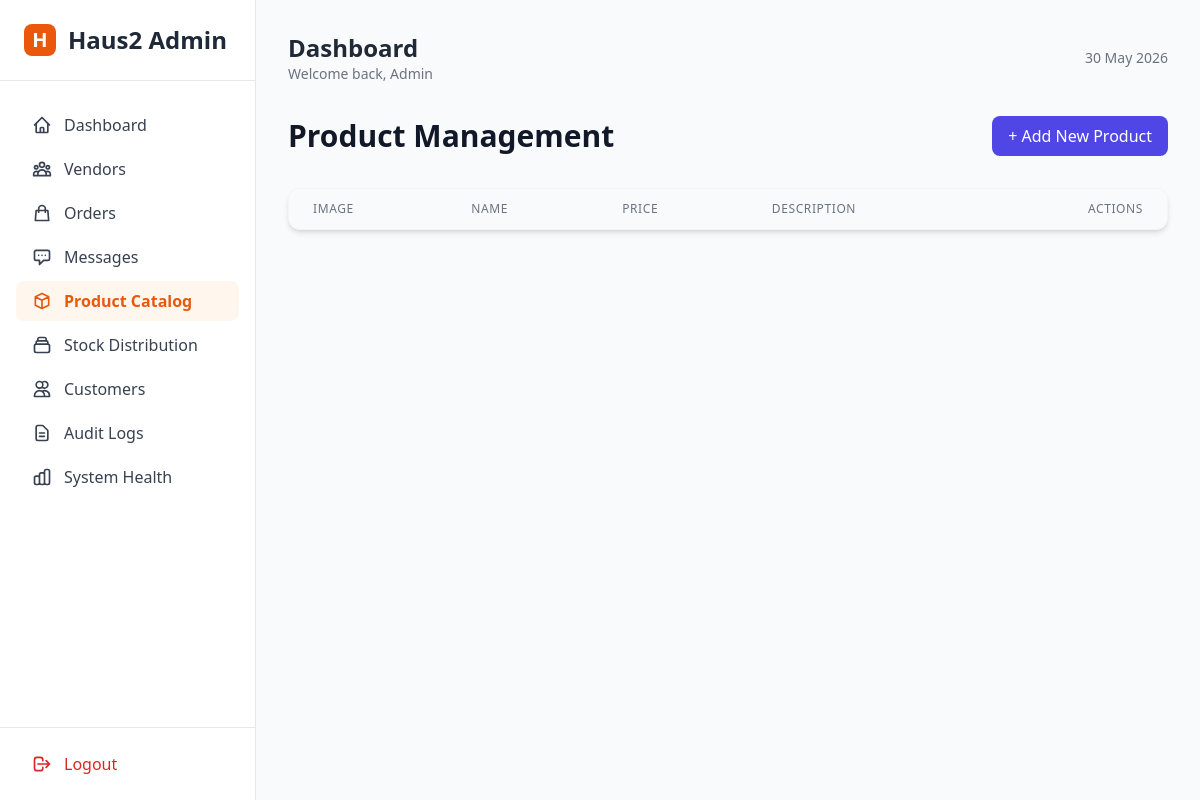
/web-admin/products (signed in), run on an earlier commit of the app's database.
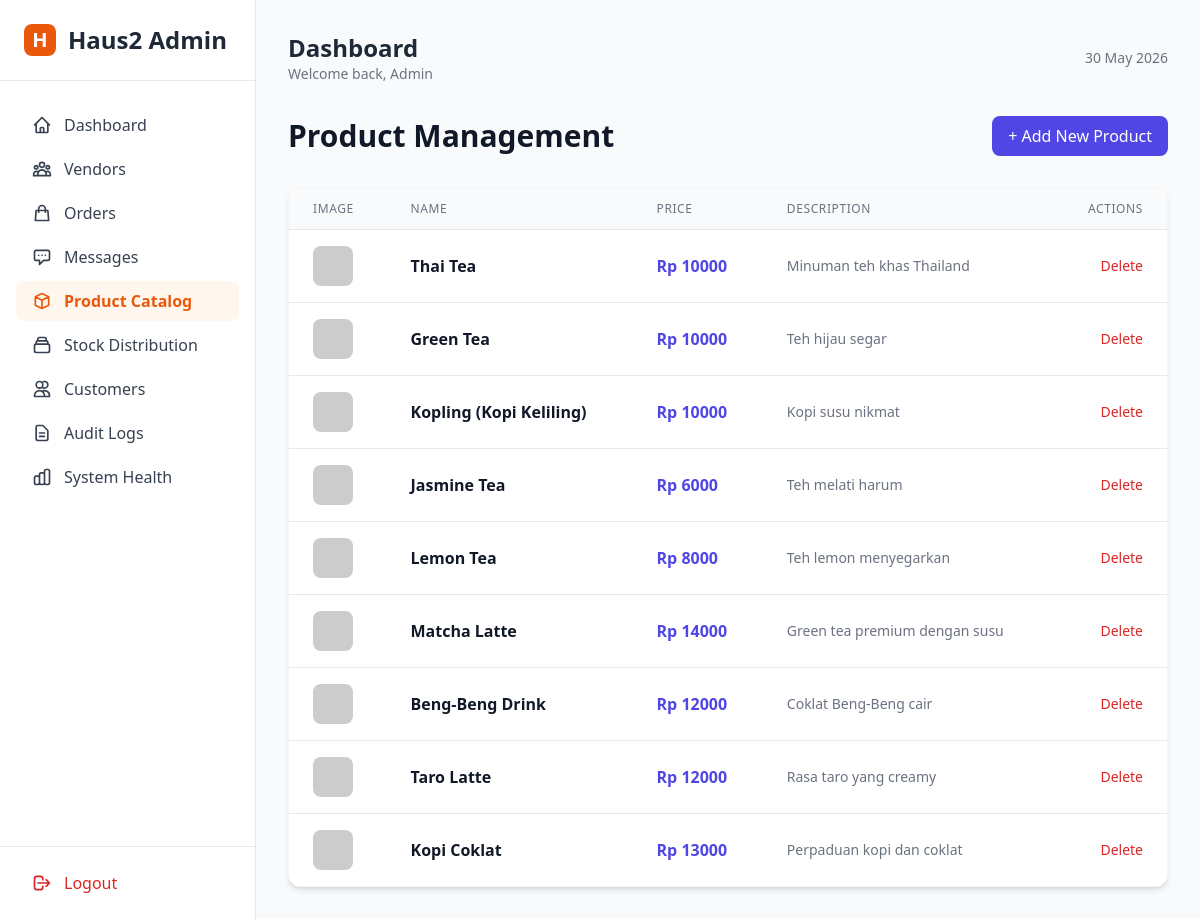
And on a later commit of the database.
### app/models.py (models this page shows, shortened)
class Product(db.Model, SerializerMixin):
    __tablename__ = 'products'
    id = db.Column(db.Integer, primary_key=True)
    name = db.Column(db.String(100), nullable=False)
    description = db.Column(db.Text, nullable=True)
    category = db.Column(db.String(50), nullable=True, default='Haus!') # Added for branding/grouping
    price = db.Column(db.Integer, nullable=False) # In IDR
    image_url = db.Column(db.String(255), nullable=True)
    stocks = db.relationship('DailyStock', backref='product', cascade='all, delete-orphan', lazy=True)
    order_items = db.relationship('OrderItem', backref='product', cascade='all, delete-orphan', lazy=True)
    serialize_only = ('id', 'name', 'description', 'category', 'price', 'image_url')

### app/web_admin.py (the view, shortened to what this page needs)
@web_admin_bp.route('/products', methods=['GET', 'POST'])
def products():
    if 'admin_id' not in session:
        return redirect(url_for(LOGIN_ROUTE))
    all_products = Product.query.all()
    return render_template('admin/products.html', products=all_products)

### app/web_admin.py (called while the page is built)
@web_admin_bp.context_processor
def inject_globals():
    try:
        pending_vendors = User.query.filter_by(role='vendor', is_verified=False).count()
        unread_messages = 0
        admin_id = session.get('admin_id')
        if admin_id:
            unread_messages = ChatMessage.query.filter_by(receiver_id=admin_id, is_read=False).count()
        return {
            'now': datetime.now(timezone.utc),
            'pending_vendor_count': pending_vendors,
            'unread_msg_count': unread_messages
        }
    except:
        return {'now': datetime.now(), 'pending_vendor_count': 0, 'unread_msg_count': 0}

### app/templates/admin/products.html (shortened to what this page needs)
{% extends "base.html" %}
{% block content %}
<div class="space-y-8">
    <div class="flex justify-between items-center">
        <h1 class="text-3xl font-extrabold text-gray-900">Product Management</h1>
        <button onclick="document.getElementById('addProductModal').classList.remove('hidden')" class="bg-indigo-600 text-white px-4 py-2 rounded-lg hover:bg-indigo-700 transition">
            + Add New Product
        </button>
    </div>
    <div class="bg-white shadow-md rounded-xl overflow-hidden border border-gray-100">
        <table class="min-w-full divide-y divide-gray-200">
            <thead class="bg-gray-50">
                <tr>
                    <th class="px-6 py-3 text-left text-xs font-medium text-gray-500 uppercase tracking-wider">Image</th>
                    <th class="px-6 py-3 text-left text-xs font-medium text-gray-500 uppercase tracking-wider">Name</th>
                    <th class="px-6 py-3 text-left text-xs font-medium text-gray-500 uppercase tracking-wider">Price</th>
                    <th class="px-6 py-3 text-left text-xs font-medium text-gray-500 uppercase tracking-wider">Description</th>
                    <th class="px-6 py-3 text-right text-xs font-medium text-gray-500 uppercase tracking-wider">Actions</th>
                </tr>
            </thead>
            <tbody class="bg-white divide-y divide-gray-200">
                {% for product in products %}
                <tr>
                    <td class="px-6 py-4 whitespace-nowrap">
                        <img src="{{ product.image_url or 'https://via.placeholder.com/50' }}" class="h-10 w-10 rounded-lg object-cover">
                    </td>
                    <td class="px-6 py-4 whitespace-nowrap font-bold text-gray-900">{{ product.name }}</td>
                    <td class="px-6 py-4 whitespace-nowrap text-indigo-600 font-semibold">Rp {{ product.price }}</td>
                    <td class="px-6 py-4 text-sm text-gray-500">{{ product.description[:50] }}{% if product.description|length > 50 %}...{% endif %}</td>
                    <td class="px-6 py-4 whitespace-nowrap text-right text-sm font-medium">
                        <form action="{{ url_for('web_admin.delete_product', id=product.id) }}" method="POST" onsubmit="return confirm('Delete this product?')">
                            <button type="submit" class="text-red-600 hover:text-red-900">Delete</button>
                        </form>
                    </td>
                </tr>
                {% endfor %}
            </tbody>
        </table>
    </div>
</div>
{% endblock %}

### app/templates/base.html (shortened to what this page needs)
<!DOCTYPE html>
<html lang="en">
<head>
    <script src="https://cdn.tailwindcss.com"></script>
    <link rel="stylesheet" href="https://unpkg.com/leaflet@1.9.4/dist/leaflet.css" />
</head>
<body class="bg-gray-50 font-sans">
    {% if session.get('admin_id') %}
    <div class="flex">
        <aside id="sidebar" class="fixed inset-y-0 left-0 bg-white border-r w-64 transform -translate-x-full lg:translate-x-0 transition-transform duration-300 ease-in-out z-40">
            <div class="h-full flex flex-col">
                <div class="px-6 py-6 border-b flex items-center">
                    <div class="w-8 h-8 bg-orange-600 rounded-lg flex items-center justify-center mr-3">
                        <span class="text-white font-bold text-xl">H</span>
                    </div>
                    <span class="font-bold text-2xl text-gray-800">Haus2 Admin</span>
                </div>
                <nav class="flex-1 px-4 py-6 space-y-1 overflow-y-auto">
                    <a href="{{ url_for('web_admin.dashboard') }}" class="flex items-center px-4 py-2 text-gray-700 rounded-lg hover:bg-orange-50 hover:text-orange-600 transition-colors ">
                        <svg class="w-5 h-5 mr-3" fill="none" stroke="currentColor" viewBox="0 0 24 24"><path stroke-linecap="round" stroke-linejoin="round" stroke-width="2" d="M3 12l2-2m0 0l7-7 7 7M5 10v10a1 1 0 001 1h3m10-11l2 2m-2-2v10a1 1 0 01-1 1h-3m-6 0a1 1 0 001-1v-4a1 1 0 011-1h2a1 1 0 011 1v4a1 1 0 001 1m-6 0h6"></path></svg>
                        Dashboard
                    </a>
                    <a href="{{ url_for('web_admin.vendors') }}" class="flex items-center justify-between px-4 py-2 text-gray-700 rounded-lg hover:bg-orange-50 hover:text-orange-600 transition-colors ">
                        <div class="flex items-center">
                            Vendors
                        </div>
                    </a>
                    <a href="{{ url_for('web_admin.orders') }}" class="flex items-center px-4 py-2 text-gray-700 rounded-lg hover:bg-orange-50 hover:text-orange-600 transition-colors ">
                        <svg class="w-5 h-5 mr-3" fill="none" stroke="currentColor" viewBox="0 0 24 24"><path stroke-linecap="round" stroke-linejoin="round" stroke-width="2" d="M16 11V7a4 4 0 00-8 0v4M5 9h14l1 12H4L5 9z"></path></svg>
                        Orders
                    </a>
                    <a href="{{ url_for('web_admin.messages') }}" class="flex items-center justify-between px-4 py-2 text-gray-700 rounded-lg hover:bg-orange-50 hover:text-orange-600 transition-colors ">
                        <div class="flex items-center">
                            <svg class="w-5 h-5 mr-3" fill="none" stroke="currentColor" viewBox="0 0 24 24"><path stroke-linecap="round" stroke-linejoin="round" stroke-width="2" d="M8 10h.01M12 10h.01M16 10h.01M9 16H5a2 2 0 01-2-2V6a2 2 0 012-2h14a2 2 0 012 2v8a2 2 0 01-2 2h-5l-5 5v-5z"></path></svg>
                            Messages
                        </div>
                    </a>
                    <a href="{{ url_for('web_admin.products') }}" class="flex items-center px-4 py-2 text-gray-700 rounded-lg hover:bg-orange-50 hover:text-orange-600 transition-colors {% if 'products' in request.endpoint %}bg-orange-50 text-orange-600 font-semibold{% endif %}">
                        <svg class="w-5 h-5 mr-3" fill="none" stroke="currentColor" viewBox="0 0 24 24"><path stroke-linecap="round" stroke-linejoin="round" stroke-width="2" d="M20 7l-8-4-8 4m16 0l-8 4m8-4v10l-8 4m0-10L4 7m8 4v10M4 7v10l8 4"></path></svg>
                        Product Catalog
                    </a>
                    <a href="{{ url_for('web_admin.bulk_stock') }}" class="flex items-center px-4 py-2 text-gray-700 rounded-lg hover:bg-orange-50 hover:text-orange-600 transition-colors ">
                        <svg class="w-5 h-5 mr-3" fill="none" stroke="currentColor" viewBox="0 0 24 24"><path stroke-linecap="round" stroke-linejoin="round" stroke-width="2" d="M19 11H5m14 0a2 2 0 012 2v6a2 2 0 01-2 2H5a2 2 0 01-2-2v-6a2 2 0 012-2m14 0V9a2 2 0 00-2-2M5 11V9a2 2 0 012-2m0 0V5a2 2 0 012-2h6a2 2 0 012 2v2M7 7h10"></path></svg>
                        Stock Distribution
                    </a>
                    <a href="{{ url_for('web_admin.customers') }}" class="flex items-center px-4 py-2 text-gray-700 rounded-lg hover:bg-orange-50 hover:text-orange-600 transition-colors ">
                        <svg class="w-5 h-5 mr-3" fill="none" stroke="currentColor" viewBox="0 0 24 24"><path stroke-linecap="round" stroke-linejoin="round" stroke-width="2" d="M12 4.354a4 4 0 110 5.292M15 21H3v-1a6 6 0 0112 0v1zm0 0h6v-1a6 6 0 00-9-5.197M13 7a4 4 0 11-8 0 4 4 0 018 0z"></path></svg>
                        Customers
                    </a>
                    <a href="{{ url_for('web_admin.logs') }}" class="flex items-center px-4 py-2 text-gray-700 rounded-lg hover:bg-orange-50 hover:text-orange-600 transition-colors ">
                        <svg class="w-5 h-5 mr-3" fill="none" stroke="currentColor" viewBox="0 0 24 24"><path stroke-linecap="round" stroke-linejoin="round" stroke-width="2" d="M9 12h6m-6 4h6m2 5H7a2 2 0 01-2-2V5a2 2 0 012-2h5.586a1 1 0 01.707.293l5.414 5.414a1 1 0 01.293.707V19a2 2 0 01-2 2z"></path></svg>
                        Audit Logs
                    </a>
                    <a href="{{ url_for('web_admin.health') }}" class="flex items-center px-4 py-2 text-gray-700 rounded-lg hover:bg-orange-50 hover:text-orange-600 transition-colors ">
                        System Health
                    </a>
                </nav>
                <div class="p-4 border-t">
                    <a href="{{ url_for('web_admin.logout') }}" class="flex items-center px-4 py-2 text-red-600 rounded-lg hover:bg-red-50 transition-colors">
                        <svg class="w-5 h-5 mr-3" fill="none" stroke="currentColor" viewBox="0 0 24 24"><path stroke-linecap="round" stroke-linejoin="round" stroke-width="2" d="M17 16l4-4m0 0l-4-4m4 4H7m6 4v1a3 3 0 01-3 3H6a3 3 0 01-3-3V7a3 3 0 013-3h4a3 3 0 013 3v1"></path></svg>
                        Logout
                    </a>
                </div>
            </div>
        </aside>
        <main class="flex-1 lg:ml-64 min-h-screen pt-16 lg:pt-0">
            <div class="p-4 lg:p-8">
                <header class="flex justify-between items-center mb-8">
                    <div>
                        <h1 class="text-2xl font-bold text-gray-800">{% block header_title %}Dashboard{% endblock %}</h1>
                        <p class="text-gray-500 text-sm">Welcome back, Admin</p>
                    </div>
                    <div class="flex items-center space-x-4">
                        <span class="text-sm text-gray-500">{{ now.strftime('%d %b %Y') if now else '' }}</span>
                    </div>
                </header>
                {% block content %}{% endblock %}
            </div>
        </main>
    </div>
    {% else %}
    <main class="min-h-screen flex items-center justify-center">
        {% block content_login %}{% endblock %}
    </main>
    {% endif %}
</body>
</html>

What changed in the data, as far as the page shows it:
added Product: name "Thai Tea", price "10000", description "Minuman teh khas Thailand"
added Product: name "Green Tea", price "10000", description "Teh hijau segar"
added Product: name "Kopling (Kopi Keliling)", price "10000", description "Kopi susu nikmat"
added Product: name "Jasmine Tea", price "6000", description "Teh melati harum"
added Product: name "Lemon Tea", price "8000", description "Teh lemon menyegarkan"
added Product: name "Matcha Latte", price "14000", description "Green tea premium dengan susu"
added Product: name "Beng-Beng Drink", price "12000", description "Coklat Beng-Beng cair"
added Product: name "Taro Latte", price "12000", description "Rasa taro yang creamy"
added Product: name "Kopi Coklat", price "13000", description "Perpaduan kopi dan coklat"
